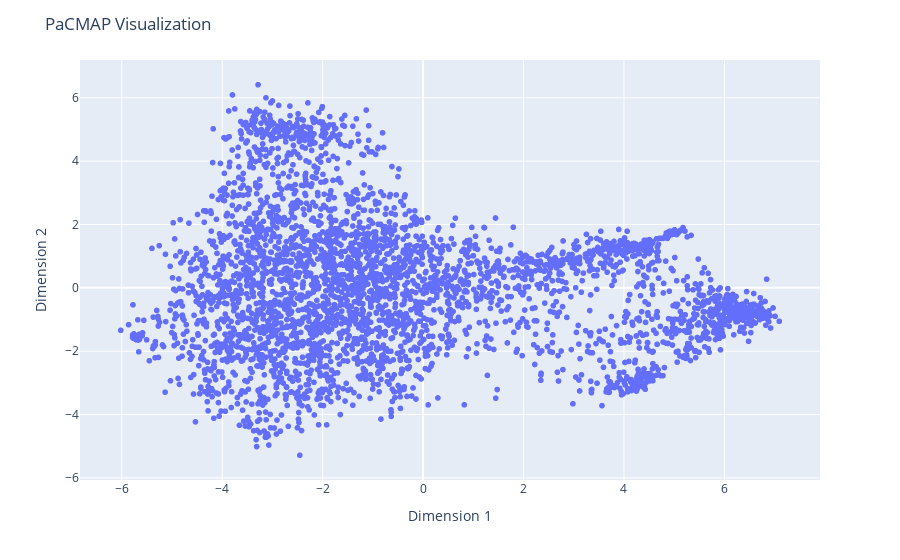

Notebook code for this chart:
### Code cell
import plotly.express as px
import pandas as pd


# Create a Pandas DataFrame
df = pd.DataFrame(data=proj_3, columns=['Dimension 1', 'Dimension 2'])
df['Station Name'] = station_names

# Create the scatter plot using Plotly Express
fig = px.scatter(df, x='Dimension 1', y='Dimension 2', hover_data={'Station Name': True})


# Update the layout if needed
fig.update_layout(
    title="PaCMAP Visualization",
    xaxis_title="Dimension 1",
    yaxis_title="Dimension 2",
)

# Show the plot
fig.show()

### Figure 1 — Plotly figure (JSON) as saved in the notebook; plotly's stock layout.template omitted (floating-point values rounded to 4 significant figures; data arrays with more than 128 entries replaced by an {"elided": "..."} marker saying what was removed)
{"data": [{"customdata": {"elided": "3751x1 str values"}, "hovertemplate": "Dimension 1=%{x}<br>Dimension 2=%{y}<br>Station Name=%{customdata[0]}<extra></extra>", "legendgroup": "", "marker": {"color": "#636efa", "symbol": "circle"}, "mode": "markers", "name": "", "showlegend": false, "type": "scattergl", "x": {"elided": "3751 float values"}, "xaxis": "x", "y": {"elided": "3751 float values"}, "yaxis": "y"}], "layout": {"legend": {"tracegroupgap": 0}, "margin": {"t": 60}, "title": {"text": "PaCMAP Visualization"}, "xaxis": {"anchor": "y", "domain": [0, 1], "title": {"text": "Dimension 1"}}, "yaxis": {"anchor": "x", "domain": [0, 1], "title": {"text": "Dimension 2"}}}}
